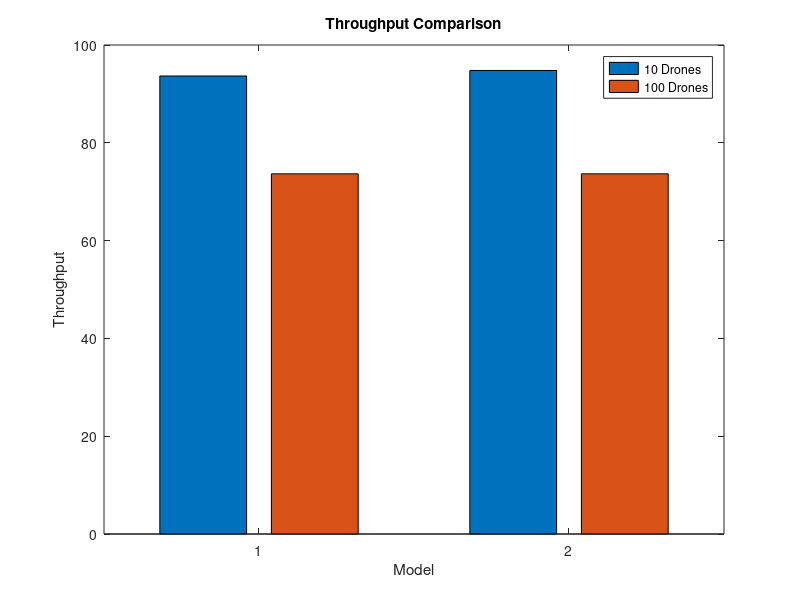
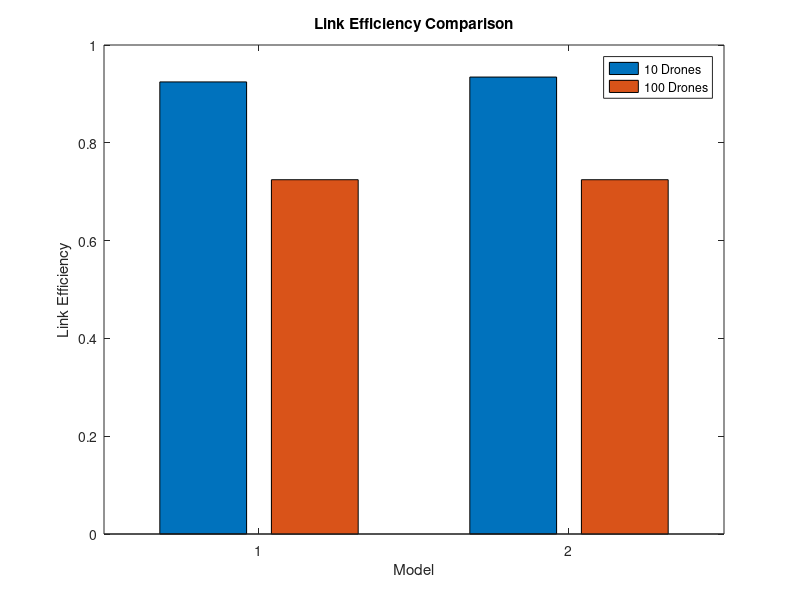
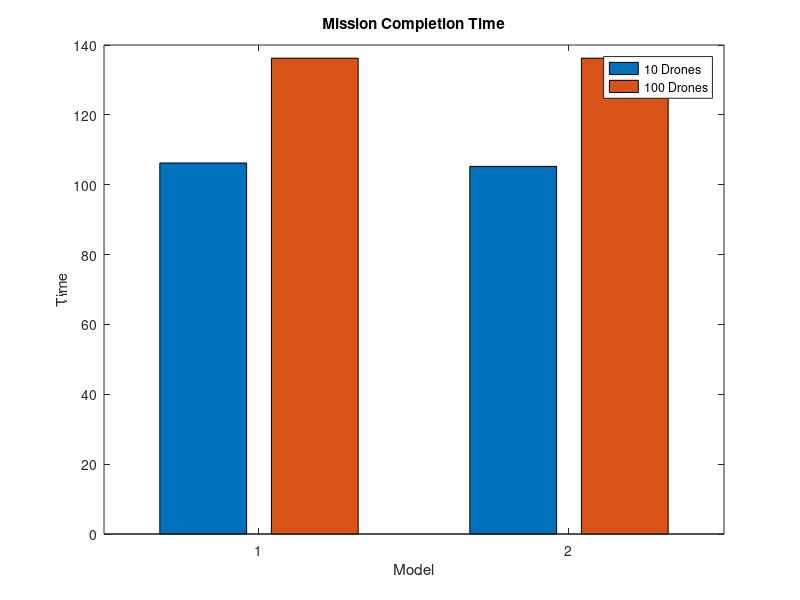
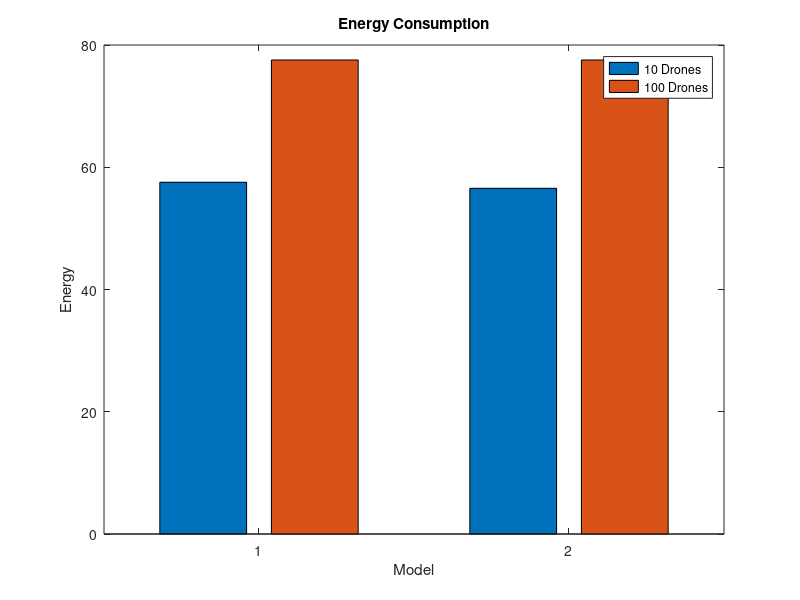

MATLAB code for these plots, in order:
clc;
clear;
close all;

%% PARAMETERS
numUAV_10 = 10;
numUAV_100 = 100;
areaSize = 100;
iterations = 50;

%% FUNCTION TO RUN SIMULATION
function results = run_simulation(numUAV)

    energy = zeros(1,numUAV);
    throughput = zeros(1,numUAV);
    link_eff = zeros(1,numUAV);
    mission_time = zeros(1,numUAV);

    % Initial random positions
    pos = rand(numUAV,2)*100;

    for i=1:numUAV

        % --- ACO Path Optimization (Simulated) ---
        path_cost = rand()*10;
        
        % --- PSO Formation Control (Simulated velocity update) ---
        velocity = rand()*5;
        
        % --- Reinforcement Learning reward update ---
        reward = 100 - path_cost - velocity;
        
        % --- Blockchain validation delay ---
        block_delay = rand()*2;

        % Performance Metrics
        energy(i) = 50 + path_cost + velocity;
        throughput(i) = 100 - block_delay*5;
        link_eff(i) = reward/100;
        mission_time(i) = 100 + block_delay + path_cost;

    end

    results.energy = mean(energy);
    results.throughput = mean(throughput);
    results.link_eff = mean(link_eff);
    results.mission_time = mean(mission_time);
end

%% RUN SIMULATION FOR 10 DRONES
res10 = run_simulation(numUAV_10);

%% RUN SIMULATION FOR 100 DRONES
res100 = run_simulation(numUAV_100);

%% TRADITIONAL MODEL (Without Blockchain & RL)
traditional.energy = res10.energy + 20;
traditional.throughput = res10.throughput - 20;
traditional.link_eff = res10.link_eff - 0.2;
traditional.mission_time = res10.mission_time + 30;

%% DISPLAY RESULTS
disp('--- ABBC-SCM Results (10 Drones) ---');
disp(res10);

disp('--- ABBC-SCM Results (100 Drones) ---');
disp(res100);

%% PLOTS

figure;
bar([res10.throughput res100.throughput; traditional.throughput traditional.throughput]');
title('Throughput Comparison');
xlabel('Model');
ylabel('Throughput');
legend('10 Drones','100 Drones');

figure;
bar([res10.link_eff res100.link_eff; traditional.link_eff traditional.link_eff]');
title('Link Efficiency Comparison');
xlabel('Model');
ylabel('Link Efficiency');
legend('10 Drones','100 Drones');

figure;
bar([res10.mission_time res100.mission_time; traditional.mission_time traditional.mission_time]');
title('Mission Completion Time');
xlabel('Model');
ylabel('Time');
legend('10 Drones','100 Drones');

figure;
bar([res10.energy res100.energy; traditional.energy traditional.energy]');
title('Energy Consumption');
xlabel('Model');
ylabel('Energy');
legend('10 Drones','100 Drones');
